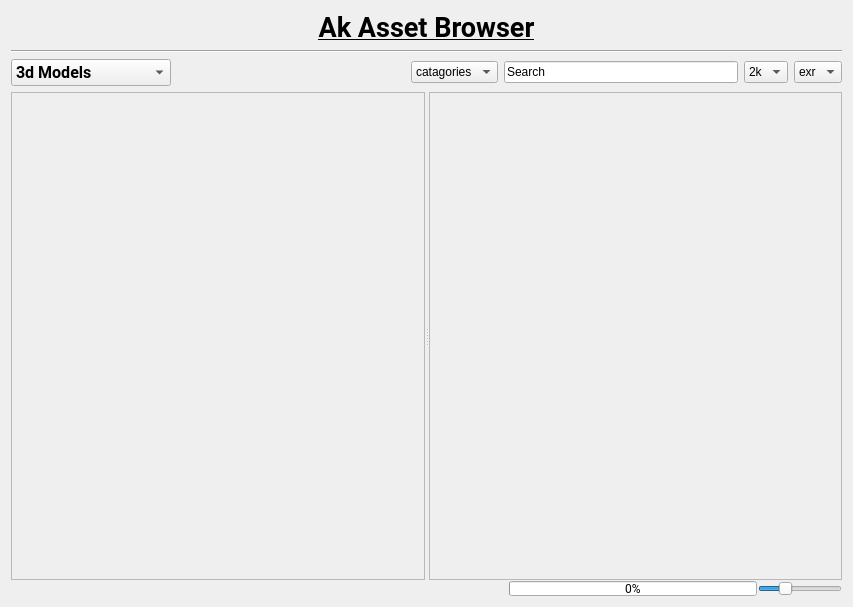
<?xml version="1.0" encoding="UTF-8"?>
<ui version="4.0">
 <class>Form</class>
 <widget class="QWidget" name="Form">
  <property name="geometry">
   <rect>
    <x>0</x>
    <y>0</y>
    <width>853</width>
    <height>607</height>
   </rect>
  </property>
  <property name="windowTitle">
   <string>Form</string>
  </property>
  <layout class="QGridLayout" name="gridLayout">
   <item row="0" column="0">
    <layout class="QVBoxLayout" name="verticalLayout_2">
     <item>
      <widget class="QLabel" name="assetBrowserName">
       <property name="font">
        <font>
         <family>Roboto</family>
         <pointsize>20</pointsize>
         <weight>75</weight>
         <bold>true</bold>
         <underline>true</underline>
         <strikeout>false</strikeout>
         <kerning>true</kerning>
        </font>
       </property>
       <property name="text">
        <string>Ak Asset Browser</string>
       </property>
       <property name="alignment">
        <set>Qt::AlignHCenter|Qt::AlignTop</set>
       </property>
      </widget>
     </item>
     <item>
      <widget class="Line" name="line">
       <property name="orientation">
        <enum>Qt::Horizontal</enum>
       </property>
      </widget>
     </item>
     <item>
      <layout class="QHBoxLayout" name="horizontalLayout_2">
       <item>
        <widget class="QComboBox" name="assetTypes">
         <property name="font">
          <font>
           <family>Roboto</family>
           <pointsize>12</pointsize>
           <weight>75</weight>
           <bold>true</bold>
          </font>
         </property>
         <property name="currentIndex">
          <number>1</number>
         </property>
         <item>
          <property name="text">
           <string>HDRIs</string>
          </property>
         </item>
         <item>
          <property name="text">
           <string>3d Models</string>
          </property>
         </item>
         <item>
          <property name="text">
           <string>Textures</string>
          </property>
         </item>
         <item>
          <property name="text">
           <string>Way Of Vex &amp; Vop</string>
          </property>
         </item>
         <item>
          <property name="text">
           <string>Nodes Snap Shot</string>
          </property>
         </item>
         <item>
          <property name="text">
           <string>Setting</string>
          </property>
         </item>
        </widget>
       </item>
       <item>
        <spacer name="horizontalSpacer">
         <property name="orientation">
          <enum>Qt::Horizontal</enum>
         </property>
         <property name="sizeHint" stdset="0">
          <size>
           <width>40</width>
           <height>20</height>
          </size>
         </property>
        </spacer>
       </item>
       <item>
        <widget class="QComboBox" name="catagories">
         <item>
          <property name="text">
           <string>catagories</string>
          </property>
         </item>
        </widget>
       </item>
       <item>
        <widget class="QLineEdit" name="lineEdit">
         <property name="text">
          <string>Search</string>
         </property>
        </widget>
       </item>
       <item>
        <widget class="QComboBox" name="texRes">
         <property name="currentIndex">
          <number>1</number>
         </property>
         <item>
          <property name="text">
           <string>1k</string>
          </property>
         </item>
         <item>
          <property name="text">
           <string>2k</string>
          </property>
         </item>
         <item>
          <property name="text">
           <string>4k</string>
          </property>
         </item>
        </widget>
       </item>
       <item>
        <widget class="QComboBox" name="assetFormat">
         <item>
          <property name="text">
           <string>exr</string>
          </property>
         </item>
         <item>
          <property name="text">
           <string>hdr</string>
          </property>
         </item>
        </widget>
       </item>
      </layout>
     </item>
    </layout>
   </item>
   <item row="1" column="0">
    <layout class="QVBoxLayout" name="verticalLayout" stretch="15,1">
     <property name="spacing">
      <number>1</number>
     </property>
     <item>
      <widget class="QSplitter" name="scrollAreaSplitter">
       <property name="sizePolicy">
        <sizepolicy hsizetype="Expanding" vsizetype="Expanding">
         <horstretch>0</horstretch>
         <verstretch>0</verstretch>
        </sizepolicy>
       </property>
       <property name="orientation">
        <enum>Qt::Horizontal</enum>
       </property>
       <widget class="QScrollArea" name="ContantArea">
        <property name="acceptDrops">
         <bool>false</bool>
        </property>
        <property name="widgetResizable">
         <bool>true</bool>
        </property>
        <widget class="QWidget" name="scrollAreaWidgetContents">
         <property name="geometry">
          <rect>
           <x>0</x>
           <y>0</y>
           <width>410</width>
           <height>453</height>
          </rect>
         </property>
        </widget>
       </widget>
       <widget class="QScrollArea" name="scrollArea">
        <property name="widgetResizable">
         <bool>true</bool>
        </property>
        <widget class="QWidget" name="scrollAreaWidgetContents_3">
         <property name="geometry">
          <rect>
           <x>0</x>
           <y>0</y>
           <width>409</width>
           <height>453</height>
          </rect>
         </property>
        </widget>
       </widget>
      </widget>
     </item>
     <item>
      <layout class="QHBoxLayout" name="horizontalLayout" stretch="2,1,0">
       <property name="spacing">
        <number>1</number>
       </property>
       <property name="sizeConstraint">
        <enum>QLayout::SetDefaultConstraint</enum>
       </property>
       <item>
        <widget class="QLabel" name="statusBar">
         <property name="sizePolicy">
          <sizepolicy hsizetype="Preferred" vsizetype="Ignored">
           <horstretch>0</horstretch>
           <verstretch>0</verstretch>
          </sizepolicy>
         </property>
         <property name="font">
          <font>
           <family>Roboto</family>
          </font>
         </property>
         <property name="text">
          <string/>
         </property>
        </widget>
       </item>
       <item>
        <widget class="QProgressBar" name="progressBar">
         <property name="sizePolicy">
          <sizepolicy hsizetype="Preferred" vsizetype="Ignored">
           <horstretch>0</horstretch>
           <verstretch>0</verstretch>
          </sizepolicy>
         </property>
         <property name="font">
          <font>
           <family>Roboto</family>
          </font>
         </property>
         <property name="accessibleName">
          <string/>
         </property>
         <property name="value">
          <number>0</number>
         </property>
         <property name="alignment">
          <set>Qt::AlignRight|Qt::AlignTrailing|Qt::AlignVCenter</set>
         </property>
         <property name="textVisible">
          <bool>true</bool>
         </property>
         <property name="orientation">
          <enum>Qt::Horizontal</enum>
         </property>
         <property name="format">
          <string>%p%</string>
         </property>
        </widget>
       </item>
       <item>
        <widget class="QSlider" name="iconSize">
         <property name="minimum">
          <number>50</number>
         </property>
         <property name="maximum">
          <number>500</number>
         </property>
         <property name="singleStep">
          <number>20</number>
         </property>
         <property name="value">
          <number>180</number>
         </property>
         <property name="sliderPosition">
          <number>180</number>
         </property>
         <property name="orientation">
          <enum>Qt::Horizontal</enum>
         </property>
        </widget>
       </item>
      </layout>
     </item>
    </layout>
   </item>
  </layout>
 </widget>
 <resources/>
 <connections/>
</ui>
